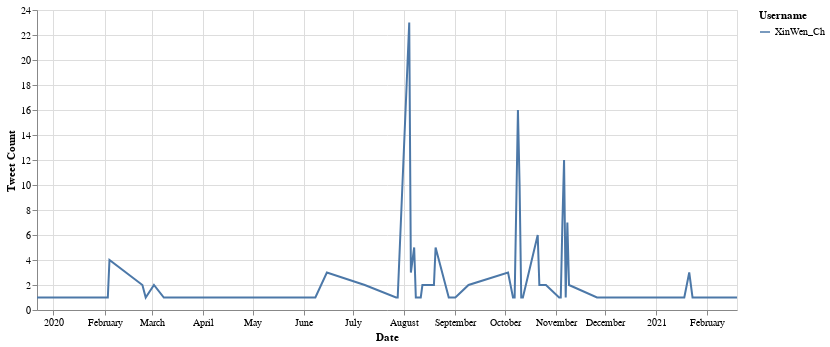

Notebook code cell kept with this figure:
### Code cell
tweet_count_plot(data, options)

### Figure 1 — Vega-Lite specification as saved in the notebook (floating-point values rounded to 4 significant figures)
{"config": {"view": {"continuousWidth": 400, "continuousHeight": 300}}, "data": {"name": "data-2429b3b9e61e863851f1be05c94b0caf"}, "mark": "line", "encoding": {"color": {"type": "nominal", "field": "Username"}, "tooltip": [{"type": "temporal", "field": "Date"}, {"type": "quantitative", "field": "Tweet Count"}, {"type": "nominal", "field": "Username"}], "x": {"type": "temporal", "field": "Date"}, "y": {"type": "quantitative", "field": "Tweet Count"}}, "height": 300, "width": 700, "$schema": "https://vega.github.io/schema/vega-lite/v4.8.1.json", "datasets": {"data-2429b3b9e61e863851f1be05c94b0caf": [{"Date": "2019-12-22T00:00:00", "month": 12, "Username": "XinWen_Ch", "Tweet Count": 1}, {"Date": "2019-12-31T00:00:00", "month": 12, "Username": "XinWen_Ch", "Tweet Count": 1}, {"Date": "2020-01-04T00:00:00", "month": 1, "Username": "XinWen_Ch", "Tweet Count": 1}, {"Date": "2020-01-06T00:00:00", "month": 1, "Username": "XinWen_Ch", "Tweet Count": 1}, {"Date": "2020-01-08T00:00:00", "month": 1, "Username": "XinWen_Ch", "Tweet Count": 1}, {"Date": "2020-01-10T00:00:00", "month": 1, "Username": "XinWen_Ch", "Tweet Count": 1}, {"Date": "2020-02-03T00:00:00", "month": 2, "Username": "XinWen_Ch", "Tweet Count": 1}, {"Date": "2020-02-04T00:00:00", "month": 2, "Username": "XinWen_Ch", "Tweet Count": 4}, {"Date": "2020-02-24T00:00:00", "month": 2, "Username": "XinWen_Ch", "Tweet Count": 2}, {"Date": "2020-02-26T00:00:00", "month": 2, "Username": "XinWen_Ch", "Tweet Count": 1}, {"Date": "2020-03-02T00:00:00", "month": 3, "Username": "XinWen_Ch", "Tweet Count": 2}, {"Date": "2020-03-08T00:00:00", "month": 3, "Username": "XinWen_Ch", "Tweet Count": 1}, {"Date": "2020-03-25T00:00:00", "month": 3, "Username": "XinWen_Ch", "Tweet Count": 1}, {"Date": "2020-03-27T00:00:00", "month": 3, "Username": "XinWen_Ch", "Tweet Count": 1}, {"Date": "2020-04-17T00:00:00", "month": 4, "Username": "XinWen_Ch", "Tweet Count": 1}, {"Date": "2020-04-27T00:00:00", "month": 4, "Username": "XinWen_Ch", "Tweet Count": 1}, {"Date": "2020-05-23T00:00:00", "month": 5, "Username": "XinWen_Ch", "Tweet Count": 1}, {"Date": "2020-06-08T00:00:00", "month": 6, "Username": "XinWen_Ch", "Tweet Count": 1}, {"Date": "2020-06-15T00:00:00", "month": 6, "Username": "XinWen_Ch", "Tweet Count": 3}, {"Date": "2020-07-08T00:00:00", "month": 7, "Username": "XinWen_Ch", "Tweet Count": 2}, {"Date": "2020-07-27T00:00:00", "month": 7, "Username": "XinWen_Ch", "Tweet Count": 1}, {"Date": "2020-07-28T00:00:00", "month": 7, "Username": "XinWen_Ch", "Tweet Count": 1}, {"Date": "2020-08-04T00:00:00", "month": 8, "Username": "XinWen_Ch", "Tweet Count": 23}, {"Date": "2020-08-05T00:00:00", "month": 8, "Username": "XinWen_Ch", "Tweet Count": 3}, {"Date": "2020-08-07T00:00:00", "month": 8, "Username": "XinWen_Ch", "Tweet Count": 5}, {"Date": "2020-08-08T00:00:00", "month": 8, "Username": "XinWen_Ch", "Tweet Count": 1}, {"Date": "2020-08-10T00:00:00", "month": 8, "Username": "XinWen_Ch", "Tweet Count": 1}, {"Date": "2020-08-11T00:00:00", "month": 8, "Username": "XinWen_Ch", "Tweet Count": 1}, {"Date": "2020-08-12T00:00:00", "month": 8, "Username": "XinWen_Ch", "Tweet Count": 2}, {"Date": "2020-08-17T00:00:00", "month": 8, "Username": "XinWen_Ch", "Tweet Count": 2}, {"Date": "2020-08-19T00:00:00", "month": 8, "Username": "XinWen_Ch", "Tweet Count": 2}, {"Date": "2020-08-20T00:00:00", "month": 8, "Username": "XinWen_Ch", "Tweet Count": 5}, {"Date": "2020-08-28T00:00:00", "month": 8, "Username": "XinWen_Ch", "Tweet Count": 1}, {"Date": "2020-08-29T00:00:00", "month": 8, "Username": "XinWen_Ch", "Tweet Count": 1}, {"Date": "2020-09-01T00:00:00", "month": 9, "Username": "XinWen_Ch", "Tweet Count": 1}, {"Date": "2020-09-09T00:00:00", "month": 9, "Username": "XinWen_Ch", "Tweet Count": 2}, {"Date": "2020-10-03T00:00:00", "month": 10, "Username": "XinWen_Ch", "Tweet Count": 3}, {"Date": "2020-10-06T00:00:00", "month": 10, "Username": "XinWen_Ch", "Tweet Count": 1}, {"Date": "2020-10-07T00:00:00", "month": 10, "Username": "XinWen_Ch", "Tweet Count": 1}, {"Date": "2020-10-09T00:00:00", "month": 10, "Username": "XinWen_Ch", "Tweet Count": 16}, {"Date": "2020-10-10T00:00:00", "month": 10, "Username": "XinWen_Ch", "Tweet Count": 10}, {"Date": "2020-10-11T00:00:00", "month": 10, "Username": "XinWen_Ch", "Tweet Count": 1}, {"Date": "2020-10-12T00:00:00", "month": 10, "Username": "XinWen_Ch", "Tweet Count": 1}, {"Date": "2020-10-21T00:00:00", "month": 10, "Username": "XinWen_Ch", "Tweet Count": 6}, {"Date": "2020-10-22T00:00:00", "month": 10, "Username": "XinWen_Ch", "Tweet Count": 2}, {"Date": "2020-10-26T00:00:00", "month": 10, "Username": "XinWen_Ch", "Tweet Count": 2}, {"Date": "2020-11-03T00:00:00", "month": 11, "Username": "XinWen_Ch", "Tweet Count": 1}, {"Date": "2020-11-04T00:00:00", "month": 11, "Username": "XinWen_Ch", "Tweet Count": 1}, {"Date": "2020-11-05T00:00:00", "month": 11, "Username": "XinWen_Ch", "Tweet Count": 7}, {"Date": "2020-11-06T00:00:00", "month": 11, "Username": "XinWen_Ch", "Tweet Count": 12}, {"Date": "2020-11-07T00:00:00", "month": 11, "Username": "XinWen_Ch", "Tweet Count": 1}, {"Date": "2020-11-08T00:00:00", "month": 11, "Username": "XinWen_Ch", "Tweet Count": 7}, {"Date": "2020-11-09T00:00:00", "month": 11, "Username": "XinWen_Ch", "Tweet Count": 2}, {"Date": "2020-11-26T00:00:00", "month": 11, "Username": "XinWen_Ch", "Tweet Count": 1}, {"Date": "2020-11-30T00:00:00", "month": 11, "Username": "XinWen_Ch", "Tweet Count": 1}, {"Date": "2020-12-15T00:00:00", "month": 12, "Username": "XinWen_Ch", "Tweet Count": 1}, {"Date": "2021-01-07T00:00:00", "month": 1, "Username": "XinWen_Ch", "Tweet Count": 1}, {"Date": "2021-01-18T00:00:00", "month": 1, "Username": "XinWen_Ch", "Tweet Count": 1}, {"Date": "2021-01-21T00:00:00", "month": 1, "Username": "XinWen_Ch", "Tweet Count": 3}, {"Date": "2021-01-23T00:00:00", "month": 1, "Username": "XinWen_Ch", "Tweet Count": 1}, {"Date": "2021-01-31T00:00:00", "month": 1, "Username": "XinWen_Ch", "Tweet Count": 1}, {"Date": "2021-02-12T00:00:00", "month": 2, "Username": "XinWen_Ch", "Tweet Count": 1}, {"Date": "2021-02-19T00:00:00", "month": 2, "Username": "XinWen_Ch", "Tweet Count": 1}]}}
